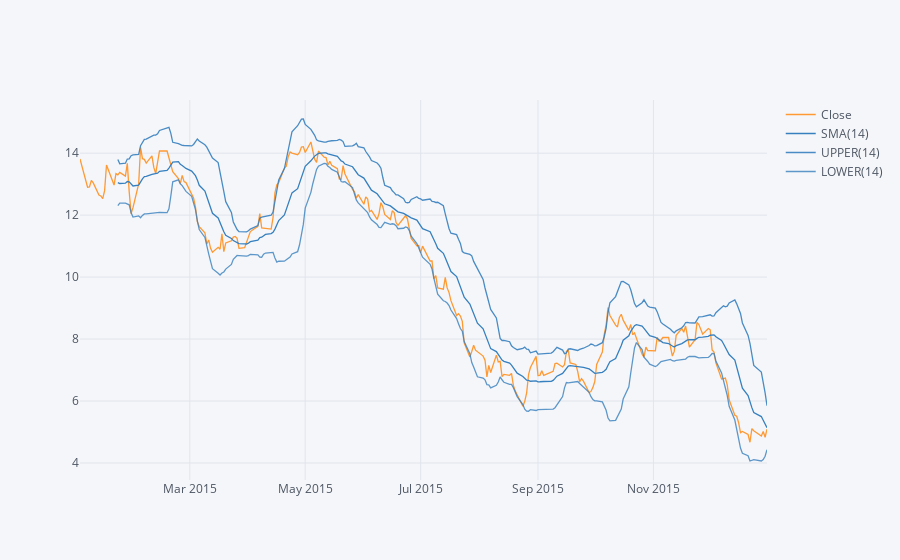

Notebook source saved alongside this figure:
### Code cell
encana['Close'].ix['2015-01-01':'2015-12-31'].ta_plot(study='boll')

### Figure 1 — Plotly figure (JSON) as saved in the notebook; plotly's stock layout.template omitted (floating-point values rounded to 4 significant figures; data arrays with more than 128 entries replaced by an {"elided": "..."} marker saying what was removed)
{"data": [{"line": {"color": "rgba(255, 153, 51, 1.0)", "dash": "solid", "shape": "linear", "width": 1.3}, "mode": "lines", "name": "Close", "text": "", "type": "scatter", "x": {"elided": "252 str values"}, "y": {"elided": "252 float values"}}, {"line": {"color": "rgba(55, 128, 191, 1.0)", "dash": "solid", "shape": "linear", "width": 1.3}, "mode": "lines", "name": "SMA(14)", "text": "", "type": "scatter", "x": {"elided": "252 str values"}, "y": {"elided": "252 mixed values"}}, {"line": {"color": "rgba(55, 128, 191, 0.89999999999999991)", "dash": "solid", "shape": "linear", "width": 1.3}, "mode": "lines", "name": "UPPER(14)", "text": "", "type": "scatter", "x": {"elided": "252 str values"}, "y": {"elided": "252 mixed values"}}, {"line": {"color": "rgba(55, 128, 191, 0.79999999999999982)", "dash": "solid", "shape": "linear", "width": 1.3}, "mode": "lines", "name": "LOWER(14)", "text": "", "type": "scatter", "x": {"elided": "252 str values"}, "y": {"elided": "252 mixed values"}}], "layout": {"legend": {"bgcolor": "#F5F6F9", "font": {"color": "#4D5663"}}, "paper_bgcolor": "#F5F6F9", "plot_bgcolor": "#F5F6F9", "titlefont": {"color": "#4D5663"}, "xaxis1": {"gridcolor": "#E1E5ED", "showgrid": true, "tickfont": {"color": "#4D5663"}, "title": "", "titlefont": {"color": "#4D5663"}, "zerolinecolor": "#E1E5ED"}, "yaxis1": {"gridcolor": "#E1E5ED", "showgrid": true, "tickfont": {"color": "#4D5663"}, "title": "", "titlefont": {"color": "#4D5663"}, "zerolinecolor": "#E1E5ED"}}}
